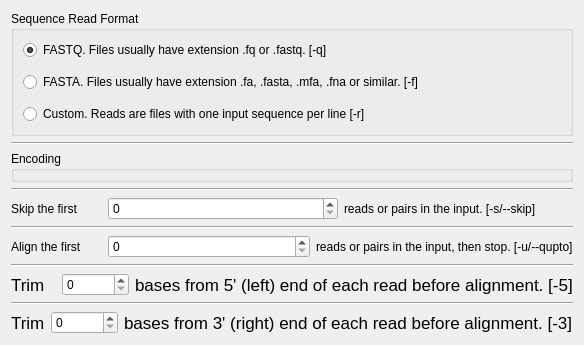
      <widget class="QWidget" name="second_tab">
       <property name="enabled">
        <bool>true</bool>
       </property>
       <attribute name="title">
        <string>Input</string>
       </attribute>
       <layout class="QVBoxLayout" name="verticalLayout_5">
        <item>
         <widget class="QGroupBox" name="reads_format">
          <property name="title">
           <string>Sequence Read Format</string>
          </property>
          <layout class="QVBoxLayout" name="verticalLayout_4">
           <property name="spacing">
            <number>12</number>
           </property>
           <item>
            <widget class="QRadioButton" name="fastq_reads">
             <property name="enabled">
              <bool>true</bool>
             </property>
             <property name="text">
              <string>FASTQ. Files usually have extension .fq or .fastq. [-q]</string>
             </property>
             <property name="checked">
              <bool>true</bool>
             </property>
            </widget>
           </item>
           <item>
            <widget class="QRadioButton" name="fasta_reads">
             <property name="enabled">
              <bool>true</bool>
             </property>
             <property name="text">
              <string>FASTA. Files usually have extension .fa, .fasta, .mfa, .fna or similar. [-f]</string>
             </property>
            </widget>
           </item>
           <item>
            <widget class="QRadioButton" name="custom_reads">
             <property name="text">
              <string>Custom. Reads are files with one input sequence per line [-r]</string>
             </property>
            </widget>
           </item>
          </layout>
         </widget>
        </item>
        <item>
         <widget class="Line" name="line_2">
          <property name="orientation">
           <enum>Qt::Horizontal</enum>
          </property>
         </widget>
        </item>
        <item>
         <widget class="QGroupBox" name="groupBox">
          <property name="title">
           <string>Encoding</string>
          </property>
          <property name="flat">
           <bool>false</bool>
          </property>
          <widget class="QRadioButton" name="phread33">
           <property name="geometry">
            <rect>
             <x>20</x>
             <y>30</y>
             <width>501</width>
             <height>20</height>
            </rect>
           </property>
           <property name="text">
            <string>Input qualities are ASCII chars equal to the Phred quality plus 33 [--phred33]</string>
           </property>
           <property name="checked">
            <bool>true</bool>
           </property>
          </widget>
          <widget class="QRadioButton" name="phread64">
           <property name="geometry">
            <rect>
             <x>20</x>
             <y>60</y>
             <width>501</width>
             <height>20</height>
            </rect>
           </property>
           <property name="text">
            <string>Input qualities are ASCII chars equal to the Phred quality plus 64 [--phred64]</string>
           </property>
           <property name="checked">
            <bool>false</bool>
           </property>
          </widget>
         </widget>
        </item>
        <item>
         <widget class="Line" name="line_7">
          <property name="orientation">
           <enum>Qt::Horizontal</enum>
          </property>
         </widget>
        </item>
        <item>
         <layout class="QHBoxLayout" name="horizontalLayout_2">
          <property name="leftMargin">
           <number>0</number>
          </property>
          <item>
           <widget class="QLabel" name="label">
            <property name="maximumSize">
             <size>
              <width>91</width>
              <height>16777215</height>
             </size>
            </property>
            <property name="text">
             <string>Skip the first </string>
            </property>
            <property name="alignment">
             <set>Qt::AlignLeading|Qt::AlignLeft|Qt::AlignVCenter</set>
            </property>
           </widget>
          </item>
          <item>
           <widget class="QSpinBox" name="skip_first">
            <property name="maximum">
             <number>999999999</number>
            </property>
           </widget>
          </item>
          <item>
           <widget class="QLabel" name="label_2">
            <property name="maximumSize">
             <size>
              <width>16777215</width>
              <height>16777215</height>
             </size>
            </property>
            <property name="text">
             <string>reads or pairs in the input. [-s/--skip]</string>
            </property>
           </widget>
          </item>
         </layout>
        </item>
        <item>
         <widget class="Line" name="line_6">
          <property name="orientation">
           <enum>Qt::Horizontal</enum>
          </property>
         </widget>
        </item>
        <item>
         <layout class="QHBoxLayout" name="horizontalLayout_4">
          <item>
           <widget class="QLabel" name="label_3">
            <property name="maximumSize">
             <size>
              <width>91</width>
              <height>16777215</height>
             </size>
            </property>
            <property name="text">
             <string>Align the first </string>
            </property>
            <property name="alignment">
             <set>Qt::AlignLeading|Qt::AlignLeft|Qt::AlignVCenter</set>
            </property>
           </widget>
          </item>
          <item>
           <widget class="QSpinBox" name="align_first">
            <property name="maximum">
             <number>999999999</number>
            </property>
           </widget>
          </item>
          <item>
           <widget class="QLabel" name="label_4">
            <property name="maximumSize">
             <size>
              <width>16777215</width>
              <height>16777215</height>
             </size>
            </property>
            <property name="text">
             <string>reads or pairs in the input, then stop. [-u/--qupto]</string>
            </property>
           </widget>
          </item>
         </layout>
        </item>
        <item>
         <widget class="Line" name="line_5">
          <property name="orientation">
           <enum>Qt::Horizontal</enum>
          </property>
         </widget>
        </item>
        <item>
         <layout class="QHBoxLayout" name="horizontalLayout_7">
          <item>
           <widget class="QLabel" name="label_5">
            <property name="maximumSize">
             <size>
              <width>91</width>
              <height>16777215</height>
             </size>
            </property>
            <property name="font">
             <font>
              <pointsize>13</pointsize>
             </font>
            </property>
            <property name="text">
             <string>Trim</string>
            </property>
            <property name="alignment">
             <set>Qt::AlignLeading|Qt::AlignLeft|Qt::AlignVCenter</set>
            </property>
           </widget>
          </item>
          <item>
           <widget class="QSpinBox" name="trim5">
            <property name="maximum">
             <number>999999999</number>
            </property>
           </widget>
          </item>
          <item>
           <widget class="QLabel" name="label_6">
            <property name="maximumSize">
             <size>
              <width>16777215</width>
              <height>16777215</height>
             </size>
            </property>
            <property name="font">
             <font>
              <pointsize>13</pointsize>
             </font>
            </property>
            <property name="text">
             <string>bases from 5' (left) end of each read before alignment. [-5]</string>
            </property>
           </widget>
          </item>
         </layout>
        </item>
        <item>
         <widget class="Line" name="line_4">
          <property name="orientation">
           <enum>Qt::Horizontal</enum>
          </property>
         </widget>
        </item>
        <item>
         <layout class="QHBoxLayout" name="horizontalLayout_8">
          <item>
           <widget class="QLabel" name="label_7">
            <property name="maximumSize">
             <size>
              <width>91</width>
              <height>16777215</height>
             </size>
            </property>
            <property name="font">
             <font>
              <pointsize>13</pointsize>
             </font>
            </property>
            <property name="text">
             <string>Trim</string>
            </property>
            <property name="alignment">
             <set>Qt::AlignLeading|Qt::AlignLeft|Qt::AlignVCenter</set>
            </property>
           </widget>
          </item>
          <item>
           <widget class="QSpinBox" name="trim3">
            <property name="maximum">
             <number>999999999</number>
            </property>
           </widget>
          </item>
          <item>
           <widget class="QLabel" name="label_8">
            <property name="maximumSize">
             <size>
              <width>16777215</width>
              <height>16777215</height>
             </size>
            </property>
            <property name="font">
             <font>
              <pointsize>13</pointsize>
             </font>
            </property>
            <property name="text">
             <string>bases from 3' (right) end of each read before alignment. [-3]</string>
            </property>
           </widget>
          </item>
         </layout>
        </item>
       </layout>
      </widget>
